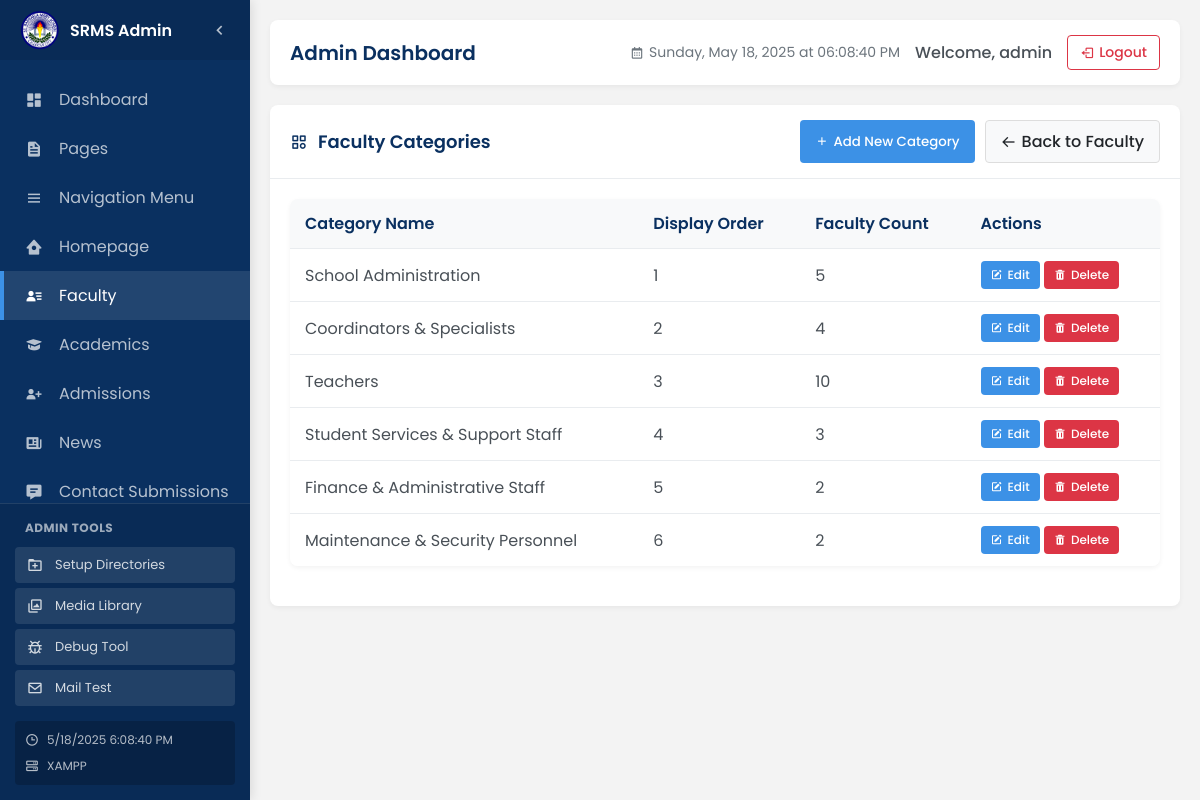
Page /admin/faculty-categories.php (signed in) on the committed database.
### tables this page shows
CREATE TABLE `faculty_categories` (
  `id` int(11) NOT NULL,
  `name` varchar(100) NOT NULL,
  `display_order` int(11) DEFAULT 0
);

### includes/db.php (called while the page is built, shortened)
<?php
class Database {
    private $connection;
    private function connect() {
        $host = DB_SERVER;
        $user = DB_USERNAME;
        $pass = DB_PASSWORD;
        $db = DB_NAME;
        $port = defined('DB_PORT') ? DB_PORT : '3306';
        $this->connection = new mysqli($host, $user, $pass, $db, $port);
        $this->connection->set_charset('utf8mb4');
    }
    public function query($sql) {
        $result = $this->connection->query($sql);
        return $result;
    }
    public function fetch_all($sql) {
        $result = $this->query($sql);
        $rows = [];
        if ($result) {
            while ($row = $result->fetch_assoc()) {
                $rows[] = $row;
            }
        }
        return $rows;
    }
}

### admin/faculty-categories.php (the view, shortened to what this page needs)
<?php
include_once '../includes/db.php';
$db = new Database();
$categories = $db->fetch_all("SELECT fc.*, (SELECT COUNT(*) FROM faculty f WHERE f.category_id = fc.id) as faculty_count
                            FROM faculty_categories fc
                            ORDER BY fc.display_order ASC");
?>
<div class="panel">
    <div class="panel-header">
        <h3 class="panel-title"><i class='bx bx-category'></i> Faculty Categories</h3>
        <div class="panel-actions">
            <button type="button" class="btn btn-primary" id="add-category-btn">
                <i class='bx bx-plus'></i> Add New Category
            </button>
            <a href="faculty-manage.php" class="btn btn-light">
                <i class='bx bx-arrow-back'></i> Back to Faculty
            </a>
        </div>
    </div>
    <div class="panel-body">
        <div class="table-container">
            <table class="table" id="categoriesTable">
                <thead>
                    <tr>
                        <th>Category Name</th>
                        <th>Display Order</th>
                        <th>Faculty Count</th>
                        <th>Actions</th>
                    </tr>
                </thead>
                <tbody>
                    <?php if(empty($categories)): ?>
                    <tr id="empty-row">
                        <td colspan="4" class="text-center">
                            <div class="empty-state">
                                <i class='bx bx-category'></i>
                                <p>No categories found. Add your first category.</p>
                            </div>
                        </td>
                    </tr>
                    <?php else: ?>
                        <?php foreach($categories as $category): ?>
                        <tr data-id="<?php echo $category['id']; ?>">
                            <td><?php echo htmlspecialchars($category['name']); ?></td>
                            <td><?php echo $category['display_order']; ?></td>
                            <td><?php echo $category['faculty_count']; ?></td>
                            <td>
                                <div class="action-buttons">
                                    <button type="button" class="btn btn-primary btn-sm edit-category-btn">
                                        <i class='bx bxs-edit'></i> Edit
                                    </button>
                                    <button type="button" class="btn btn-danger btn-sm delete-category-btn" <?php echo $category['faculty_count'] > 0 ? 'disabled' : ''; ?>>
                                        <i class='bx bxs-trash'></i> Delete
                                    </button>
                                </div>
                            </td>
                        </tr>
                        <?php endforeach; ?>
                    <?php endif; ?>
                </tbody>
            </table>
        </div>
    </div>
</div>
<?php
include 'layout.php';
?>

### assets/css/styles.css (style rules this page uses)
:root { --poppins: 'Poppins', sans-serif; --lato: 'Lato', sans-serif; --light: #F9F9F9; --blue: #3C91E6; --light-blue: #CFE8FF; --grey: #EEE; --dark-grey: #AAAAAA; --dark: #342E37; --red: #DB504A; --yellow: #FFCE26; --light-yellow: #FFF2C6; --orange: #FD7238; --light-orange: #FFE0D3; --dark-blue: #156ec7; --green: #0aaa2dd7; --primary: #003366; --secondary: #156ec7; }
* { margin: 0; padding: 0; box-sizing: border-box; font-family: var(--poppins); }
body { background-color: #f3f3f3; color: #222222; }
a { text-decoration: none; }

### assets/css/admin-dashboard.css (style rules this page uses)
:root { --sidebar-width: 250px; --sidebar-collapsed-width: 70px; --primary-color: #0a3060; --primary-light: #3C91E6; --secondary-color: #f8f9fa; --success-color: #198754; --danger-color: #dc3545; --warning-color: #ffc107; --text-color: #495057; --border-color: #e9ecef; --sidebar-transition: all 0.3s ease; --box-shadow: 0 2px 5px rgba(0,0,0,0.05); --header-height: 60px; }
body { font-family: 'Poppins', sans-serif; margin: 0; padding: 0; background-color: #f3f3f3; overflow-x: hidden; color: var(--text-color); }
.panel { background-color: #fff; border-radius: 8px; box-shadow: var(--box-shadow); margin-bottom: 20px; overflow: hidden; }
.panel-header { padding: 15px 20px; border-bottom: 1px solid var(--border-color); display: flex; justify-content: space-between; align-items: center; }
.panel-title { margin: 0; color: var(--primary-color); font-size: 18px; font-weight: 600; display: flex; align-items: center; }
.panel-title i { margin-right: 10px; }
.panel-actions { display: flex; gap: 10px; }
.panel-body { padding: 20px; }
.btn { display: inline-flex; align-items: center; justify-content: center; padding: 8px 15px; border-radius: 4px; font-weight: 500; cursor: pointer; transition: all 0.2s; border: none; text-decoration: none; }
.btn i { margin-right: 5px; }
.btn-primary { background-color: var(--primary-light); color: white; }
.btn-danger { background-color: var(--danger-color); color: white; }
.btn-light { background-color: #f8f9fa; color: #212529; border: 1px solid #ddd; }
.btn-sm { padding: 5px 10px; font-size: 12px; }
.table-container { border-radius: 8px; overflow: hidden; box-shadow: var(--box-shadow); margin-bottom: 20px; }
.table { width: 100%; border-collapse: collapse; background-color: white; }
.table th, .table td { padding: 12px 15px; text-align: left; border-bottom: 1px solid var(--border-color); }
.table th { font-weight: 600; color: var(--primary-color); background-color: #f8f9fa; }
.table tr:last-child td { border-bottom: none; }

### rows in the picture
faculty_categories: name "School Administration", display_order "1", faculty_count "5"
faculty_categories: name "Coordinators & Specialists", display_order "2", faculty_count "4"
faculty_categories: name "Teachers", display_order "3", faculty_count "10"
faculty_categories: name "Student Services & Support Staff", display_order "4", faculty_count "3"
faculty_categories: name "Finance & Administrative Staff", display_order "5", faculty_count "2"
faculty_categories: name "Maintenance & Security Personnel", display_order "6", faculty_count "2"

### other values in the picture
SERVER_TYPE "XAMPP"
$page_title "Admin Dashboard"
$_SESSION['admin_username'] "admin"
